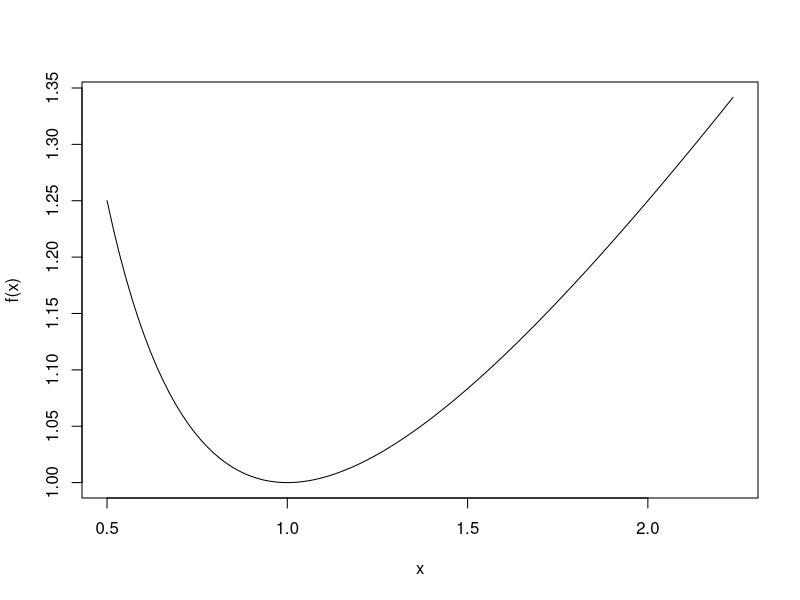
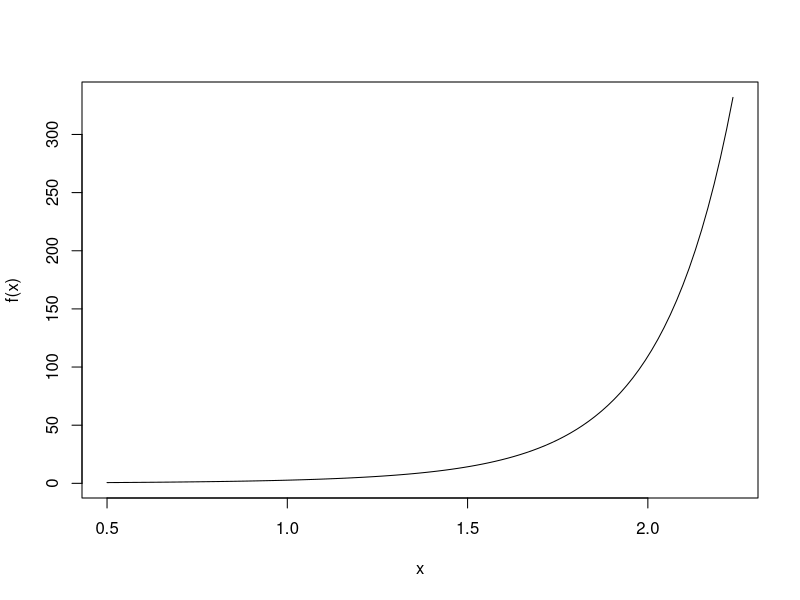
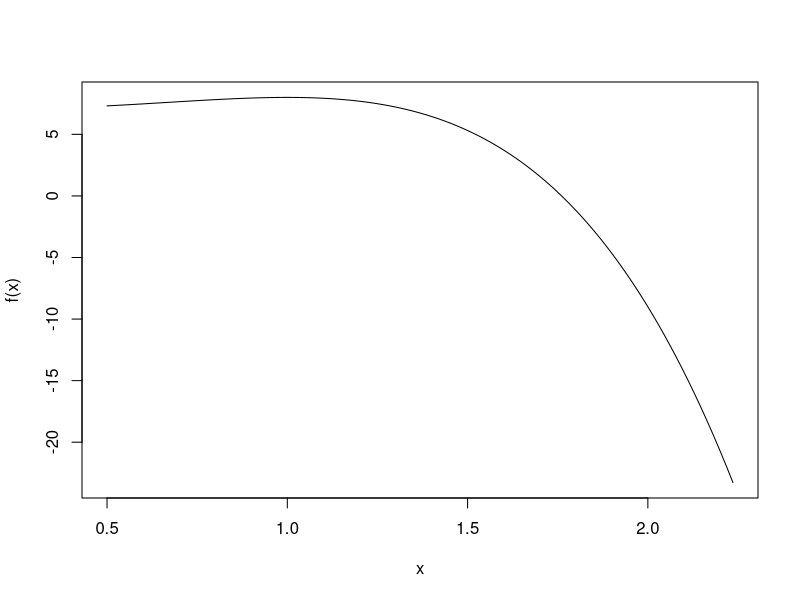
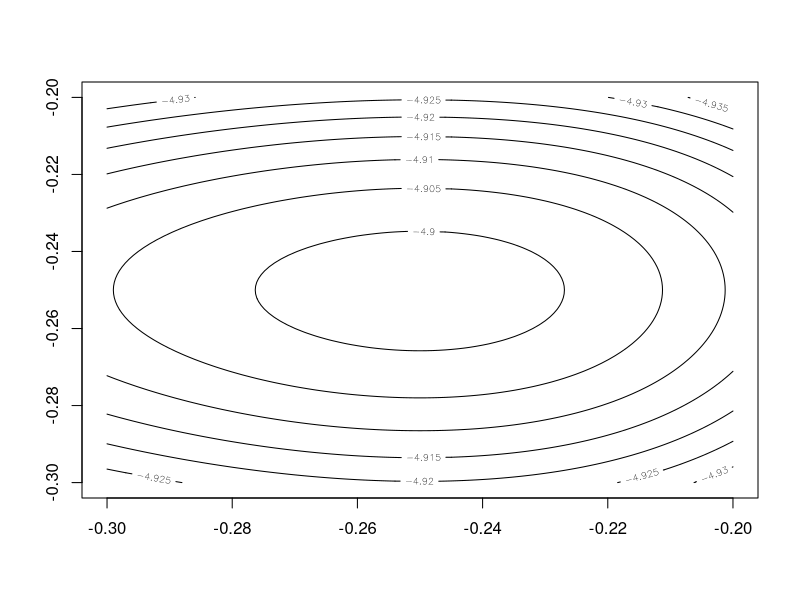
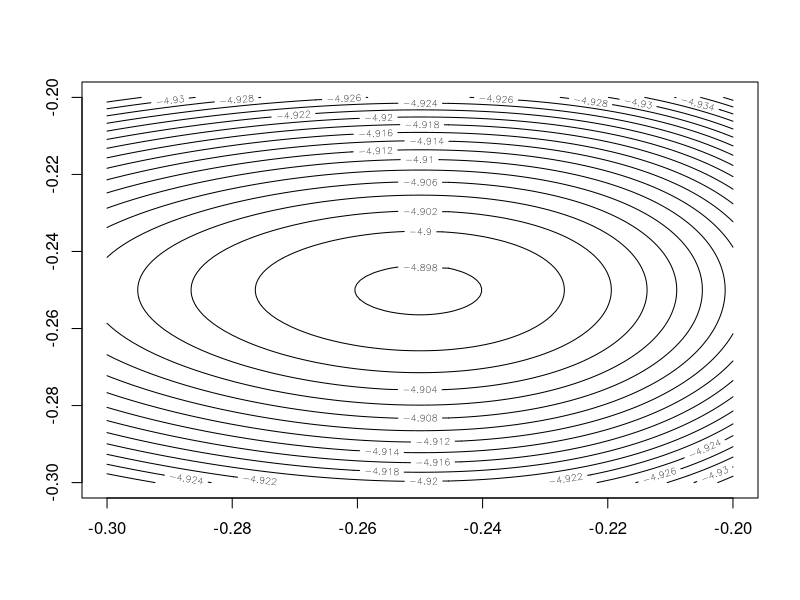
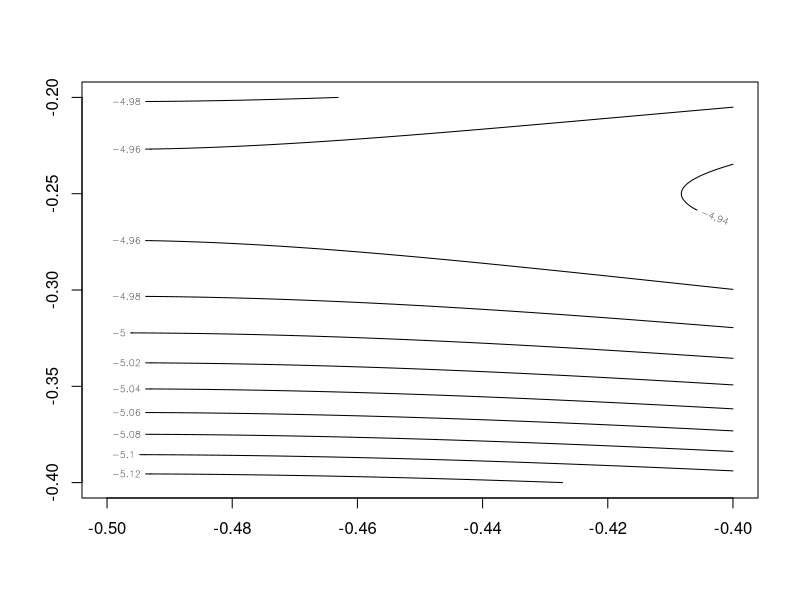
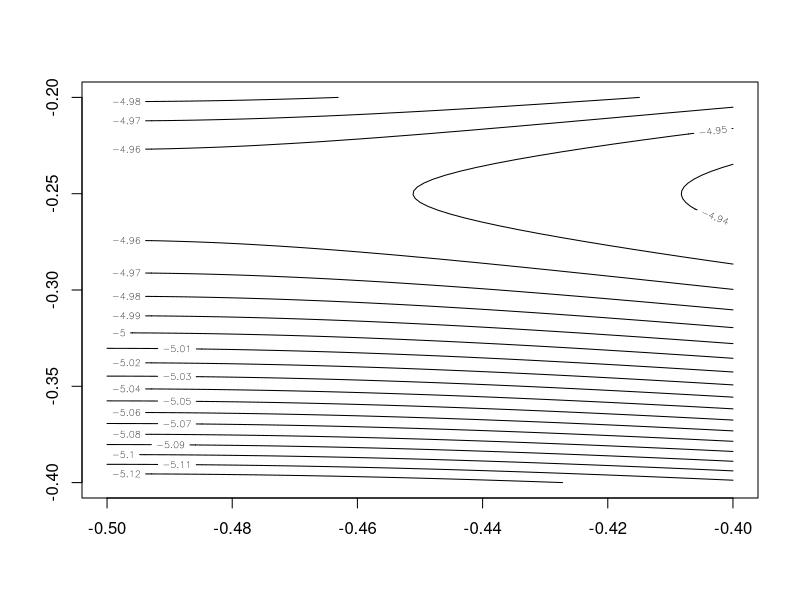
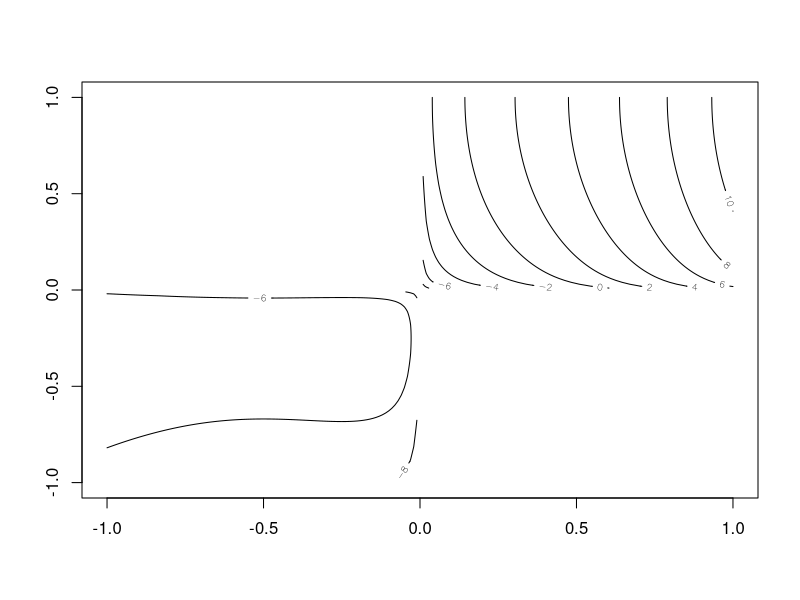

Recreate these plots in R, in order.
## Problem 1 on paper

# Neither max nor min: 0, if sign doesnt change around 0, it is not a minimizer / maximizer


fa <- function(x){
  ((x^2)+1)/(2*x)
}
fb <- function(x){
  x*(exp(x^2))
}
fc <- function(x){
  -3*x^4 +4*x^3 +7
}
ranges <- c(0.5,sqrt(5))

?uniroot


fc1 <- function(x){
  x^3+x^2
}

polyroot(c(0,0,1,1))


## Problem 2

cur <- function(f,ranges){
  curve(f,ranges[1],ranges[2])
}

cur(fa,ranges)
cur(fb,ranges)
cur(fc,ranges)


opt <- function(f,ranges){
  tol <- 1e-20
  ret <- c(optimize(f,ranges,maximum=FALSE,tol=tol))
  ret <- c(ret, optimize(f,ranges,maximum=TRUE,tol=tol))
  names(ret) <- c("minimum","minval","maximum","maxval")
  ret
}

opt(fa,ranges)
opt(fb,ranges)
opt(fc,ranges)

## Problem 3 on paper

## TODO: Problem 4 on paper
as <- polyroot(c(1,6,8))
bs <- polyroot(c(1,3,-4))

zaa <- function(a) 8 - (1/(a^2))
zbb <- function(b) - 4 -(1/(b^2))
zaa(as[1])
zaa(as[2])
zbb(bs[1])
zbb(bs[2])

## Problem 5


z <- function(a,b){
  print(paste(a,b))
  (4*(a^2)) -(2*(b^2)) +(6*a) +(3*b) +log(a*b)
}

z2 <- function(x){
  a <- x[1]
  b <- x[2]
  (4*(a^2)) -(2*(b^2)) +(6*a) +(3*b) +log(a*b)
}

aseq <- seq(-0.3,-0.2,0.001)
bseq <- seq(-0.3,-0.2,0.001)

arep <- rep(aseq, each=100)
brep <- rep(bseq, times=100)

?matrix

evalWithMatrix <- function(z,rangeA,rangeB,interval){
  #Extract parameter values for range
  aBegin <- rangeA[1]
  aEnd <- rangeA[2]
  bBegin <- rangeB[1]
  bEnd <- rangeB[2]
  
  #Generate sequences in range with specified interval
  aSeq <- seq(aBegin,aEnd,interval)
  bSeq <- seq(bBegin,bEnd,interval)
  
  #Set up for loop
  ret <- matrix(nrow=length(aSeq),ncol=length(bSeq))
  ai = 1
  bi = 1
  
  #Fill matrix
  for(a in aSeq){
    for(b in bSeq){
      ret[ai,bi] <- z(a,b)
      bi <- bi + 1
    }
    ai <- ai + 1
    bi <- 1
  }
  
  #Draw contour plot
  contour(aSeq,bSeq,ret)
  
  ret
}

eval2 <- function(z,rangeA,rangeB,lout){
  aSeq <- seq(rangeA[1],rangeA[2],length.out = lout)
  bSeq <- seq(rangeB[1],rangeB[2],length.out = lout)
  mesh <- expand.grid(aSeq,bSeq)
  
  z <- apply(mesh,1, z2)
  z <- matrix(z, ncol = lout, byrow = FALSE)
  contour(aSeq, bSeq, z, nlevels = 20)
  z
}

#e1
interval <- 0.001
rangeA <- c(-0.3,-0.2)
rangeB <- c(-0.3,-0.2)
zVal <- evalWithMatrix(z,rangeA,rangeB,0.001)
zVal2 <- eval2(z,rangeA,rangeB,100)


#e2
rangeA <- c(-0.5,-0.4)
rangeB <- c(-0.4,-0.2)
zVal2 <- evalWithMatrix(z,rangeA,rangeB,0.001)
zVal2 <- eval2(z,rangeA,rangeB,100)

#testing
rangeA <- c(-1,1)
rangeB <- c(-1,1)
zVal2 <- evalWithMatrix(z,rangeA,rangeB,0.01)

rangeA <- c(-1,0)
rangeB <- c(-1,0)
zVal2 <- evalWithMatrix(z,rangeA,rangeB,0.01)


?optim

optim(c(-0.3,-0.2), z2, lower = c(-0.3,-0.3), upper = c(-0.2,-0.2))
optim(c(-0.3,-0.2), z2, lower = c(-0.3,-0.3), upper = c(-0.2,-0.2), control = list(fnscale = -1))

## Problem 6 on paper

## Problem 7

fun1 <- function(x) {
  a <- x[1] ; b <- x[2]
  -(a^2+b^2-2)*(a^2+b^2-1)*(a^2+b^2)*(a^2+b^2+1)*(a^2+b^2+2)*(2-sin(a^2-b^2)*cos(b-exp(b)))
}

optim(c(-1.3, -1.4),fun1,control=list(fnscale = -1, factr = 1e10), 
      lower = c(-1.5,-1.5), upper = c(1.5,1.5) ,method= "L-BFGS-B")
optim(c(-1.3, 0),fun1, control=list(fnscale = -1), 
      lower = c(-1.5,-1.5), upper = c(1.5,1.5) ,method= "L-BFGS-B")
optim(c(0,0),fun1, control=list(fnscale = -1), 
      lower = c(-1.5,-1.5), upper = c(1.5,1.5) ,method= "L-BFGS-B")
optim(c(1.2,1.2),fun1, control=list(fnscale = -1), 
      lower = c(-1.5,-1.5), upper = c(1.5,1.5) ,method= "L-BFGS-B")
#b
{
  m <- c()
  for(i in 1:20){
    r<-runif(2, -1.5, 1.5)
    m<-c(m,optim(c(r[1],r[2]), lower = c(-1.5, -1.5), upper = c(1.5,1.5),fun1, control=list(fnscale = -1))$value)
  }
  print(max(m))
}

## Problem 8 on paper
#a
f2<-function(a){x <- a[1]
y <- a[2]
(1-x)^2 + 100*(y-x^2)^2
}

granularity <- 200
xmesh <- seq(-0.5, 0.5, length.out = granularity)
ymesh <- seq(-0.2, 0.4, length.out = granularity)
mesh <- expand.grid(xmesh, ymesh)
z <- apply(mesh, 1, f2)
z <- matrix(z, ncol = granularity, byrow = FALSE)
contour(xmesh, ymesh, z, nlevels = 50, col = 1)

optim(c(-1,2),f2)  
